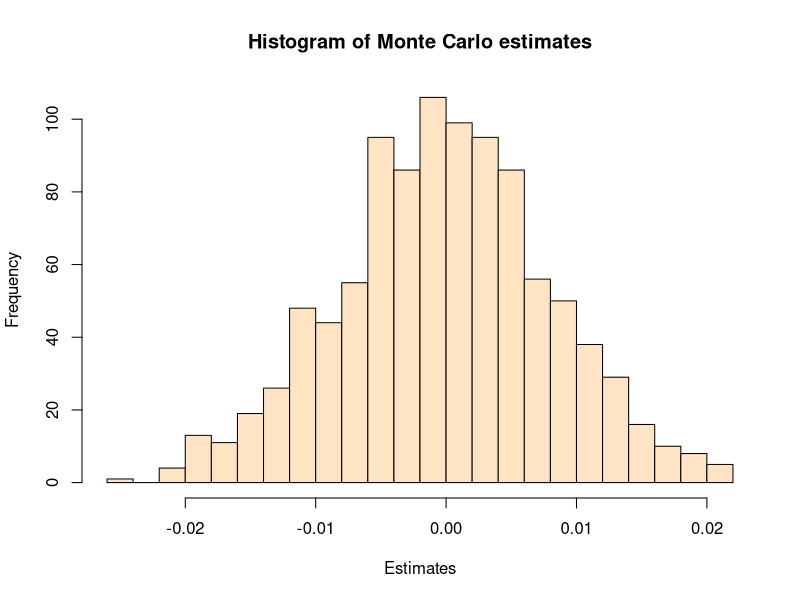

Source code (R):
## ---- chunk 1
knitr::opts_chunk$set(echo = TRUE)
## ---- chunk 2
spinner=c(-1, 0, 1)
#for replicability
set.seed(1)
(one.run=sample(spinner, 1))
## ---- chunk 3
n.sim=10^4

(many.runs=sample(spinner, n.sim, replace=TRUE))
## ---- chunk 4
(mc.exp=mean(many.runs))
## ---- chunk 5
spin.mc<-function(){
  mean(sample(spinner, n.sim, replace=TRUE))
}

#spin.mc()
## ---- chunk 6
n.batches=1000

all.batches=replicate(n.batches, spin.mc())

hist(all.batches, 
     main="Histogram of Monte Carlo estimates",
     xlab="Estimates",
     col="bisque",
     breaks=30)
## ---- chunk 7
#mean (accuracy)
mean(all.batches)

#variance (precision)
var(all.batches)
#compare to the theoretical variance
(2/3)/10000

#standard deviation
sd(all.batches)
#compare to the theoretical sd
sqrt((2/3)/10000)
## ---- chunk 8
winnings=c(-1, 0, 9)
probs=c(1/2, 1/3, 1/6)
## ---- chunk 9
(mu=sum(winnings*probs))
## ---- chunk 10
n.sims=10^4
(mu.mc=mean(sample(winnings, n.sims, replace=TRUE, prob=probs)))
## ---- chunk 11
trials=50
succ.prob=2/5
## ---- chunk 12
(mu=trials*succ.prob)
## ---- chunk 13
n.sims=10^4

(mu.mc=mean(rbinom(n.sims, trials, succ.prob)))
